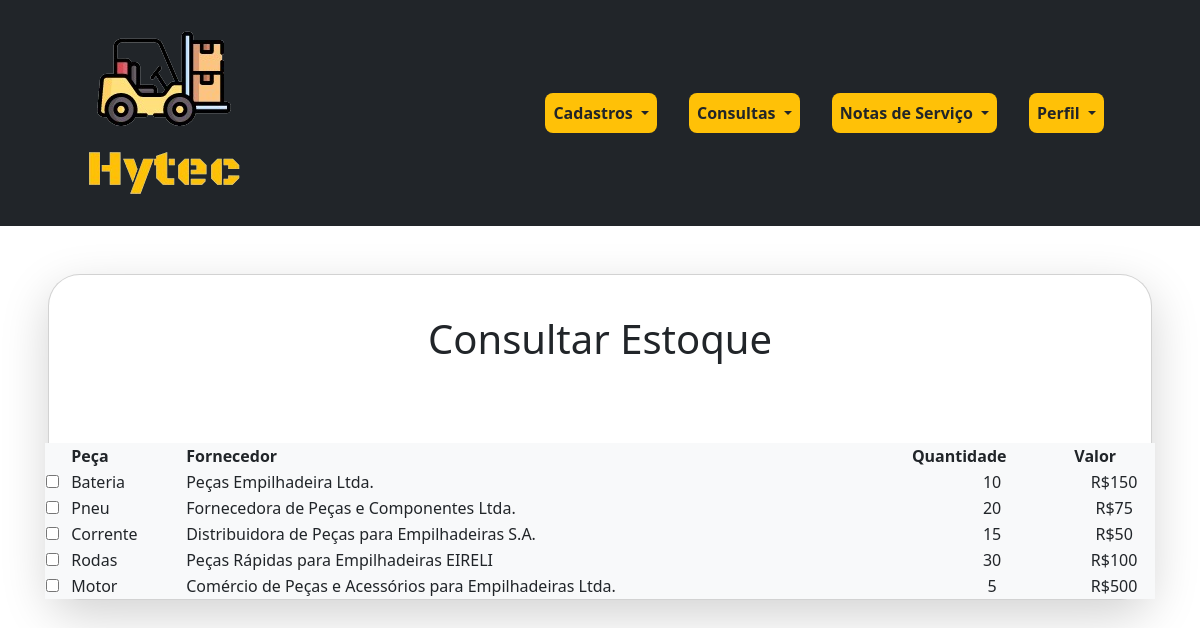
Screenshot of /consultar-estoque.php with the database file from the repository.
### tables this page shows
CREATE TABLE peca(
id INT PRIMARY KEY AUTO_INCREMENT NOT NULL,
nome VARCHAR(50) NOT NULL,
quantidade INT NOT NULL,
precoUnitario DOUBLE NOT NULL,
id_Fornecedor INT NOT NULL,
CONSTRAINT fk_Fornecedor_Peca FOREIGN KEY (id_Fornecedor) REFERENCES fornecedor(id)
);

CREATE TABLE fornecedor(
id INT(4) AUTO_INCREMENT PRIMARY KEY,
razaoSocial VARCHAR(100) NOT NULL,
cnpj VARCHAR(20) NOT NULL UNIQUE,
telefone VARCHAR(20) NOT NULL UNIQUE
);

### consultar-estoque.php (the view, shortened to what this page needs)
<!doctype html>
<html lang="pt-br" data-bs-theme="darkAndYellow">
<head>
	<link href="https://cdn.jsdelivr.net/npm/bootstrap@5.3.2/dist/css/bootstrap.min.css" rel="stylesheet">
	<link rel="stylesheet" href="https://cdn.jsdelivr.net/npm/bootstrap-icons@1.10.2/font/bootstrap-icons.css">
	<link rel="stylesheet" href="https://unpkg.com/bootstrap-table@1.22.1/dist/bootstrap-table.min.css">
	<link rel="stylesheet" href="assets/css/global.css">
	<link rel="stylesheet" href="assets/css/consultar-estoque.css">
</head>
<body>
	<?php
	$html_content = file_get_contents('shared/navBar.html');
	echo $html_content;
	include 'backend/env.php';
	$con = new mysqli($DB_HOSTNAME, $DB_USERNAME, $DB_PASSWORD, $DB_DATABASE);
	$sql = "SELECT * FROM peca,fornecedor WHERE peca.id_Fornecedor = fornecedor.id;";
	$result = $con->query($sql);
	?>
	<form>
		<div class="card  m-5 shadow-lg rounded-5" id="container">
			<div class="p-2" id="containerResultado">
				<div class="row g-3 needs-validation d-flex justify-content-center">
					<h1 class="text-center my-5 text-dark">Consultar Estoque</h1>
				</div>
			</div>
			<div class=" mx-1 mt-4 " id="containerResultado">
				<div class="row g-3 needs-validation d-flex justify-content-center">
					<table id="table" class="bg-light" data-toggle="table" data-filter-control="true" data-click-to-select="true" data-toolbar="#toolbar" data-buttons-prefix="btn" data-footer-formatter="teste" data-show-footer="true" data-show-print="true" data-mobile-responsive="true" data-show-columns="true" data-show-refresh="true" data-show-pagination-switch="true" data-show-toggle="true" data-buttons="buttons" data-show-export="true">
						<thead>
							<tr>
								<th class="text-dark" data-field="state" data-checkbox="true"></th>
								<th class="text-dark" data-field="peca" data-alignment-select-control-options="auto" data-filter-control="select" data-searchable="true">Peça</th>
								<th class="text-dark" data-field="fornecedor" data-alignment-select-control-options="auto" data-filter-control="select" data-sortable="true">Fornecedor</th>
								<th class="text-dark" data-field="quantidade" data-alignment-select-control-options="auto" data-filter-control="select" data-alignment-select-control-options="right">Quantidade</th>
								<th class="text-dark" data-field="valor" data-alignment-select-control-options="auto" data-filter-control="select" data-footer-formatter="ValorTotal">Valor</th>
							</tr>
						</thead>
						<tbody>
						<?php
                                if ($result->num_rows > 0) {
                                    while ($row = $result->fetch_assoc()) {
                                        $nome = $row['nome'];
										$quantidade = $row['quantidade'];
										$precoUnitario = $row['precoUnitario'];
										$razaoSocial = $row['razaoSocial'];
                                        echo "<tr>
										<td class='bs-checkbox '><input data-index='0' name='btSelectItem' type='checkbox'></td>
										<td class='text-dark'>$nome</td>
										<td class='text-dark'>$razaoSocial</td>
										<td class='text-dark text-center'>$quantidade</td>
										<td class='text-dark text-center'>R$$precoUnitario</td>
									</tr>";
                                    }
                                }
                                ?>
						</tbody>
					</table>
				</div>
			</div>
	</form>
</body>
</html>

### rows the page displays
peca: nome "Bateria", id_Fornecedor.razaoSocial "Peças Empilhadeira Ltda.", quantidade "10", precoUnitario "150"
peca: nome "Pneu", id_Fornecedor.razaoSocial "Fornecedora de Peças e Componentes Ltda.", quantidade "20", precoUnitario "75"
peca: nome "Corrente", id_Fornecedor.razaoSocial "Distribuidora de Peças para Empilhadeiras S.A.", quantidade "15", precoUnitario "50"
peca: nome "Rodas", id_Fornecedor.razaoSocial "Peças Rápidas para Empilhadeiras EIRELI", quantidade "30", precoUnitario "100"
peca: nome "Motor", id_Fornecedor.razaoSocial "Comércio de Peças e Acessórios para Empilhadeiras Ltda.", quantidade "5", precoUnitario "500"

### other values shown
$html_content "Cadastros Consultas Notas de Serviço Perfil"
